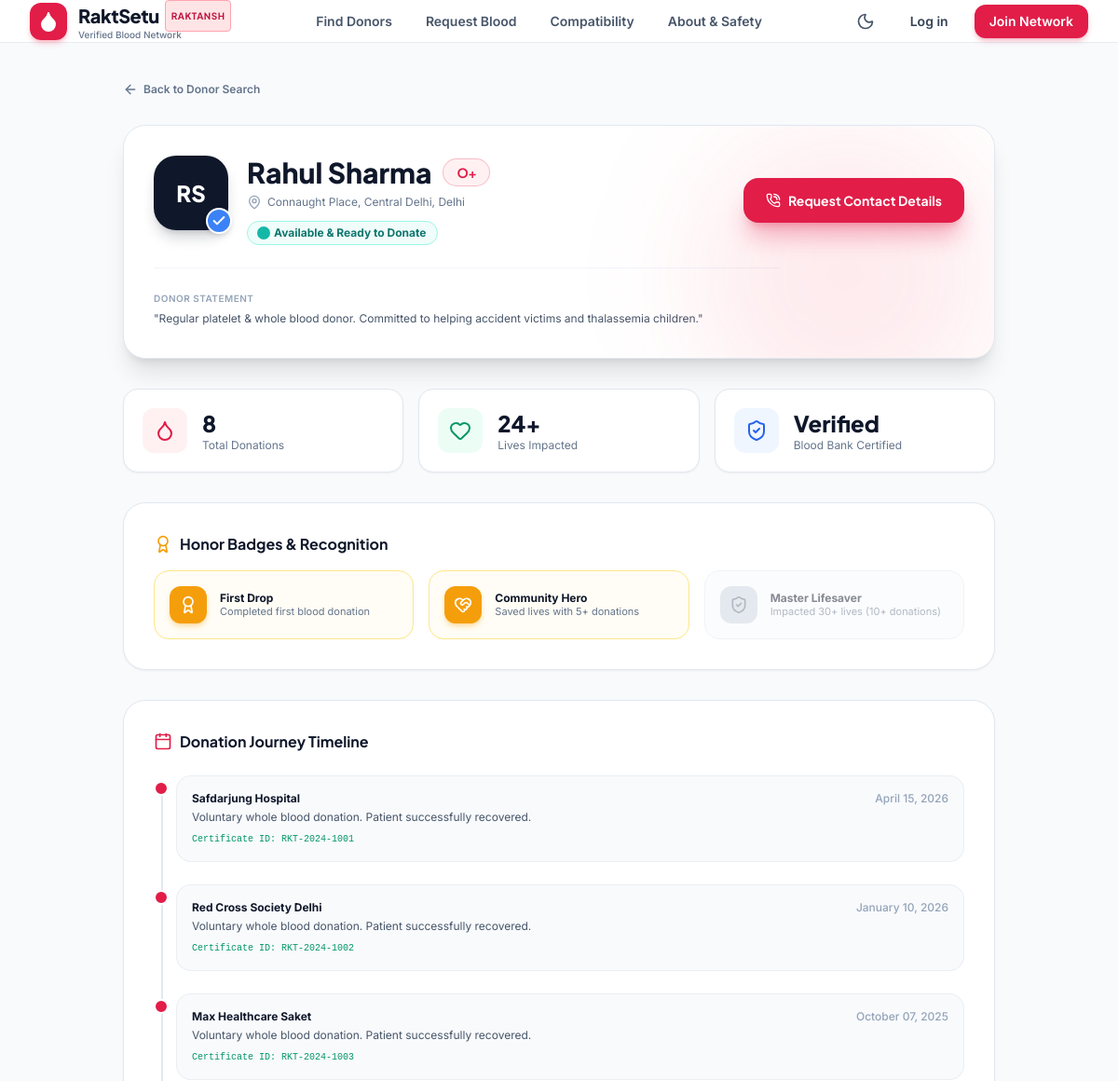
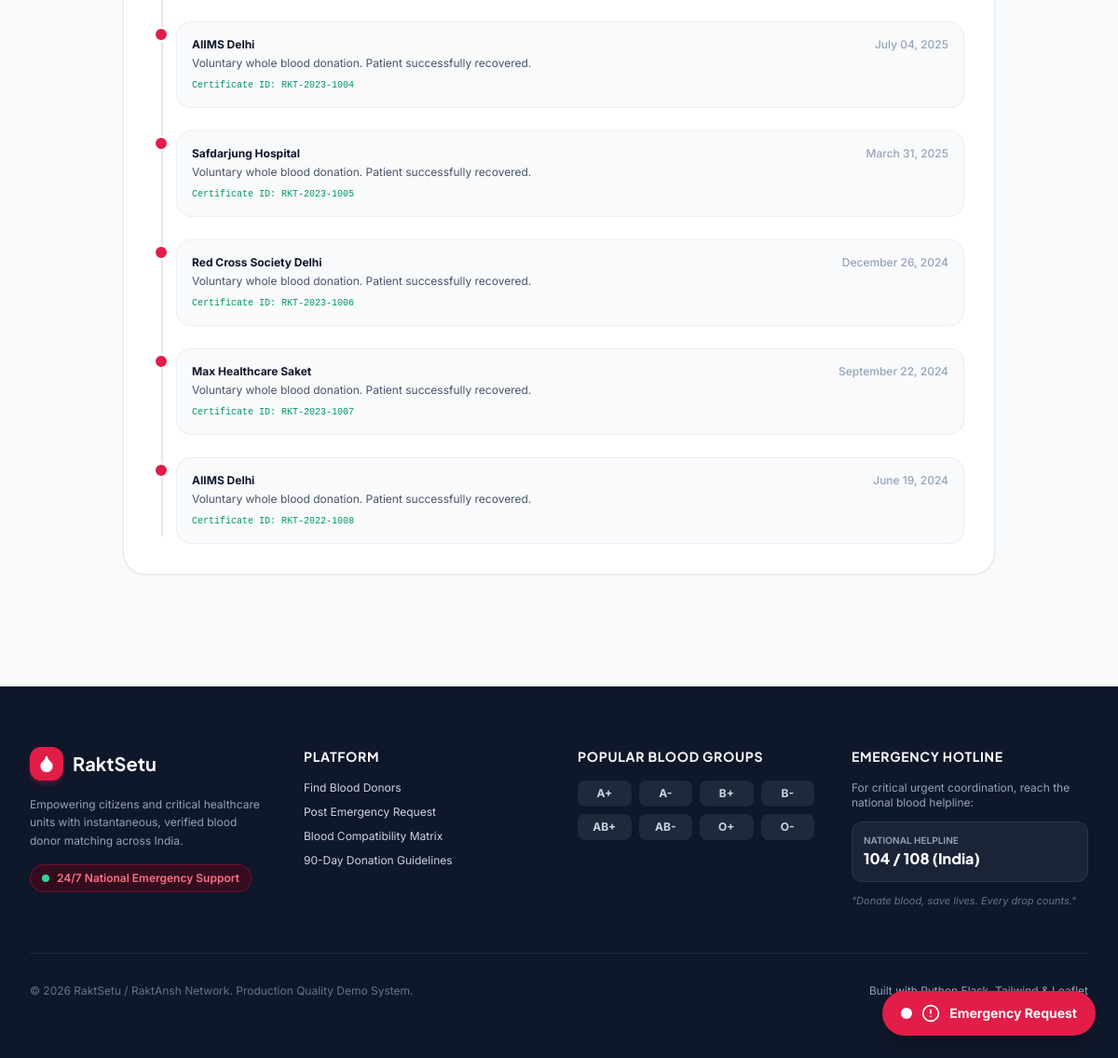
/donor/3, run on the app's committed database (2 pictures, top to bottom).
### app.py (models this page shows, shortened)
class User(UserMixin, db.Model):
    __tablename__ = 'users'
    id = db.Column(db.Integer, primary_key=True)
    name = db.Column(db.String(100), nullable=False)
    email = db.Column(db.String(120), unique=True, nullable=False, index=True)
    password_hash = db.Column(db.String(255), nullable=False)
    role = db.Column(db.String(20), default='donor') # 'donor', 'seeker', 'admin'
    blood_group = db.Column(db.String(5), nullable=False) # 'A+', 'O-', etc.
    city = db.Column(db.String(100), default='New Delhi')
    state = db.Column(db.String(100), default='Delhi')
    pincode = db.Column(db.String(10), default='110001')
    address = db.Column(db.String(255), default='')
    latitude = db.Column(db.Float, default=28.6139)
    longitude = db.Column(db.Float, default=77.2090)
    phone = db.Column(db.String(20), default='')
    is_available = db.Column(db.Boolean, default=True)
    is_verified = db.Column(db.Boolean, default=True)
    total_donations = db.Column(db.Integer, default=0)
    last_donation_date = db.Column(db.Date, nullable=True)
    bio = db.Column(db.Text, default='')
    created_at = db.Column(db.DateTime, default=datetime.utcnow)
    requests = db.relationship('DonationRequest', backref='requester', lazy='dynamic')
    responses = db.relationship('RequestResponse', backref='donor', lazy='dynamic')
    donations = db.relationship('DonationHistory', backref='donor', lazy='dynamic', order_by='DonationHistory.donation_date.desc()')
    notifications = db.relationship('Notification', backref='user', lazy='dynamic', order_by='Notification.created_at.desc()')
    def days_until_eligible(self):
        if not self.last_donation_date:
            return 0
        days_passed = (date.today() - self.last_donation_date).days
        remaining = 90 - days_passed
        return max(0, remaining)
    def can_donate_now(self):
        return self.is_available and (self.days_until_eligible() == 0)
    def lives_impacted(self):
        return max(self.total_donations * 3, 0)
    def initials(self):
        parts = self.name.split()
        if len(parts) >= 2:
            return (parts[0][0] + parts[1][0]).upper()
        return self.name[:2].upper()
    def badges(self):
        return [
            {
                'id': 'first_donation',
                'title': 'First Drop',
                'description': 'Completed first blood donation',
                'icon': 'award',
                'unlocked': self.total_donations >= 1
            },
            {
                'id': 'hero_5',
                'title': 'Community Hero',
                'description': 'Saved lives with 5+ donations',
                'icon': 'heart-handshake',
                'unlocked': self.total_donations >= 5
            },
            {
                'id': 'lifesaver_10',
                'title': 'Master Lifesaver',
                'description': 'Impacted 30+ lives (10+ donations)',
                'icon': 'shield-check',
                'unlocked': self.total_donations >= 10
            }
        ]

class DonationHistory(db.Model):
    __tablename__ = 'donation_history'
    id = db.Column(db.Integer, primary_key=True)
    donor_id = db.Column(db.Integer, db.ForeignKey('users.id'), nullable=False)
    hospital_name = db.Column(db.String(150), nullable=False)
    blood_group = db.Column(db.String(5), nullable=False)
    units_donated = db.Column(db.Integer, default=1)
    donation_date = db.Column(db.Date, nullable=False)
    certificate_id = db.Column(db.String(50), default='')
    notes = db.Column(db.String(255), default='')

### app.py (the view)
@app.route('/donor/<int:donor_id>')
def donor_profile(donor_id):
    donor = User.query.get_or_404(donor_id)
    donation_history = DonationHistory.query.filter_by(donor_id=donor.id).order_by(DonationHistory.donation_date.desc()).all()
    badges = donor.badges()
    return render_template(
        'donor_profile.html',
        donor=donor,
        donation_history=donation_history,
        badges=badges
    )

### templates/donor_profile.html (shortened to what this page needs)
{% extends "base.html" %}
{% block content %}
<div class="max-w-[1000px] mx-auto px-4 sm:px-6 lg:px-8 py-10" x-data="{ contactModalOpen: false }">
  <div class="mb-6">
    <a href="{{ url_for('search') }}" class="inline-flex items-center gap-1.5 text-xs font-semibold text-slate-500 hover:text-rose-600 dark:hover:text-rose-400 transition-colors">
      <i data-lucide="arrow-left" class="w-4 h-4"></i>
      <span>Back to Donor Search</span>
    </a>
  </div>
  <div class="bg-white dark:bg-[#111A2E] rounded-3xl p-6 sm:p-8 border border-slate-200 dark:border-slate-800 shadow-xl mb-8 relative overflow-hidden">
    <div class="absolute top-0 right-0 w-80 h-80 bg-rose-500/10 dark:bg-rose-500/5 rounded-full blur-3xl pointer-events-none"></div>
    <div class="flex flex-col sm:flex-row sm:items-center justify-between gap-6 relative z-10">
      <div class="flex items-start gap-5">
        <div class="relative">
          <div class="w-20 h-20 rounded-3xl bg-slate-900 dark:bg-slate-800 text-white font-extrabold font-heading text-2xl flex items-center justify-center shadow-lg shadow-slate-900/20">
            {{ donor.initials() }}
          </div>
          {% if donor.is_verified %}
          <div class="absolute -bottom-1 -right-1 w-7 h-7 rounded-full bg-blue-500 text-white flex items-center justify-center shadow-md border-2 border-white dark:border-slate-800" title="Verified Medical Volunteer">
            <i data-lucide="check" class="w-4 h-4 stroke-[3]"></i>
          </div>
          {% endif %}
        </div>
        <div>
          <div class="flex items-center gap-3 flex-wrap">
            <h1 class="text-2xl sm:text-3xl font-extrabold font-heading text-slate-900 dark:text-white">{{ donor.name }}</h1>
            <span class="blood-badge text-sm px-3.5 py-1">{{ donor.blood_group }}</span>
          </div>
          <p class="text-xs text-slate-500 dark:text-slate-400 mt-1.5 flex items-center gap-1.5">
            <i data-lucide="map-pin" class="w-4 h-4 text-slate-400"></i>
            {{ donor.address or donor.city }}, {{ donor.state }}
          </p>
          <div class="mt-3 flex items-center gap-2">
            {% if donor.can_donate_now() %}
            <span class="inline-flex items-center gap-1.5 px-3 py-1 rounded-full bg-teal-50 dark:bg-teal-950/60 text-teal-700 dark:text-teal-300 text-xs font-bold border border-teal-200 dark:border-teal-800">
              <span class="w-2.5 h-2.5 rounded-full bg-teal-500 pulse-teal"></span>
              Available & Ready to Donate
            </span>
            {% endif %}
          </div>
        </div>
      </div>
      <div>
        <button
          type="button"
          @click="contactModalOpen = true"
          class="w-full sm:w-auto px-6 py-3.5 rounded-2xl bg-rose-600 hover:bg-rose-700 text-white font-heading font-bold text-sm shadow-xl shadow-rose-600/30 active:scale-95 transition-all flex items-center justify-center gap-2">
          <i data-lucide="phone-call" class="w-4 h-4"></i>
          <span>Request Contact Details</span>
        </button>
      </div>
    </div>
    {% if donor.bio %}
    <div class="mt-6 pt-6 border-t border-slate-100 dark:border-slate-800 text-xs text-slate-600 dark:text-slate-300 leading-relaxed max-w-2xl">
      <p class="font-semibold text-slate-400 text-[10px] uppercase tracking-wider mb-1">Donor Statement</p>
      "{{ donor.bio }}"
    </div>
    {% endif %}
  </div>
  <div class="grid grid-cols-1 sm:grid-cols-3 gap-4 mb-8">
    <div class="bg-white dark:bg-[#111A2E] rounded-2xl p-5 border border-slate-200 dark:border-slate-800 shadow-sm flex items-center gap-4">
      <div class="w-12 h-12 rounded-xl bg-rose-50 dark:bg-rose-950 text-rose-600 flex items-center justify-center">
        <i data-lucide="droplet" class="w-6 h-6"></i>
      </div>
      <div>
        <p class="text-2xl font-extrabold font-heading text-slate-900 dark:text-white">{{ donor.total_donations }}</p>
        <p class="text-xs text-slate-500 dark:text-slate-400">Total Donations</p>
      </div>
    </div>
    <div class="bg-white dark:bg-[#111A2E] rounded-2xl p-5 border border-slate-200 dark:border-slate-800 shadow-sm flex items-center gap-4">
      <div class="w-12 h-12 rounded-xl bg-emerald-50 dark:bg-emerald-950 text-emerald-600 flex items-center justify-center">
        <i data-lucide="heart" class="w-6 h-6"></i>
      </div>
      <div>
        <p class="text-2xl font-extrabold font-heading text-slate-900 dark:text-white">{{ donor.lives_impacted() }}+</p>
        <p class="text-xs text-slate-500 dark:text-slate-400">Lives Impacted</p>
      </div>
    </div>
    <div class="bg-white dark:bg-[#111A2E] rounded-2xl p-5 border border-slate-200 dark:border-slate-800 shadow-sm flex items-center gap-4">
      <div class="w-12 h-12 rounded-xl bg-blue-50 dark:bg-blue-950 text-blue-600 flex items-center justify-center">
        <i data-lucide="shield-check" class="w-6 h-6"></i>
      </div>
      <div>
        <p class="text-2xl font-extrabold font-heading text-slate-900 dark:text-white">Verified</p>
        <p class="text-xs text-slate-500 dark:text-slate-400">Blood Bank Certified</p>
      </div>
    </div>
  </div>
  <div class="bg-white dark:bg-[#111A2E] rounded-3xl p-6 sm:p-8 border border-slate-200 dark:border-slate-800 shadow-sm mb-8">
    <h3 class="text-base font-bold font-heading text-slate-900 dark:text-white mb-4 flex items-center gap-2">
      <i data-lucide="award" class="w-5 h-5 text-amber-500"></i>
      Honor Badges & Recognition
    </h3>
    <div class="grid grid-cols-1 sm:grid-cols-3 gap-4">
      {% for b in badges %}
      <div class="p-4 rounded-2xl border transition-all flex items-center gap-3.5 {% if b.unlocked %}bg-amber-50/50 dark:bg-amber-950/20 border-amber-200 dark:border-amber-800{% else %}bg-slate-50 dark:bg-slate-800/40 border-slate-200 dark:border-slate-800 opacity-50{% endif %}">
        <div class="w-10 h-10 rounded-xl flex items-center justify-center text-lg {% if b.unlocked %}bg-amber-500 text-white shadow-md shadow-amber-500/30{% else %}bg-slate-300 dark:bg-slate-700 text-slate-500{% endif %}">
          <i data-lucide="{{ b.icon }}" class="w-5 h-5"></i>
        </div>
        <div>
          <p class="font-bold text-xs text-slate-900 dark:text-white">{{ b.title }}</p>
          <p class="text-[11px] text-slate-500 dark:text-slate-400 leading-tight">{{ b.description }}</p>
        </div>
      </div>
      {% endfor %}
    </div>
  </div>
  <div class="bg-white dark:bg-[#111A2E] rounded-3xl p-6 sm:p-8 border border-slate-200 dark:border-slate-800 shadow-sm">
    <h3 class="text-base font-bold font-heading text-slate-900 dark:text-white mb-6 flex items-center gap-2">
      <i data-lucide="calendar" class="w-5 h-5 text-rose-600"></i>
      Donation Journey Timeline
    </h3>
    {% if donation_history %}
    <div class="relative pl-6 space-y-6 before:absolute before:left-2 before:top-2 before:bottom-2 before:w-0.5 before:bg-slate-200 dark:before:bg-slate-800">
      {% for don in donation_history %}
      <div class="relative">
        <div class="absolute -left-6 top-1.5 w-4 h-4 rounded-full bg-rose-600 border-2 border-white dark:border-[#111A2E]"></div>
        <div class="bg-slate-50 dark:bg-slate-800/50 p-4 rounded-2xl border border-slate-200/60 dark:border-slate-700/60">
          <div class="flex items-center justify-between text-xs mb-1">
            <span class="font-bold text-slate-900 dark:text-white">{{ don.hospital_name }}</span>
            <span class="text-slate-400 font-medium">{{ don.donation_date.strftime('%B %d, %Y') }}</span>
          </div>
          <p class="text-xs text-slate-600 dark:text-slate-300">{{ don.notes or 'Voluntary whole blood donation.' }}</p>
          {% if don.certificate_id %}
          <div class="mt-2 text-[10px] font-mono text-emerald-600 dark:text-emerald-400">
            Certificate ID: {{ don.certificate_id }}
          </div>
          {% endif %}
        </div>
      </div>
      {% endfor %}
    </div>
    {% else %}
    <div class="text-center py-8 text-slate-400 text-xs">
      <i data-lucide="calendar" class="w-8 h-8 mx-auto mb-2 opacity-40"></i>
      No recorded public donation records yet.
    </div>
    {% endif %}
  </div>
</div>
{% endblock %}

### data on the page
User: initials "RS", name "Rahul Sharma", blood_group "O+", address "Connaught Place, Central Delhi", state "Delhi", bio "Regular platelet & whole blood donor. Committed to helping accident victims and thalassemia children.", total_donations "8", lives_impacted "24"
DonationHistory: hospital_name "Safdarjung Hospital", donation_date "April 15, 2026", notes "Voluntary whole blood donation. Patient successfully recovered.", certificate_id "RKT-2024-1001"
DonationHistory: hospital_name "Red Cross Society Delhi", donation_date "January 10, 2026", notes "Voluntary whole blood donation. Patient successfully recovered.", certificate_id "RKT-2024-1002"
DonationHistory: hospital_name "Max Healthcare Saket", donation_date "October 07, 2025", notes "Voluntary whole blood donation. Patient successfully recovered.", certificate_id "RKT-2024-1003"
DonationHistory: hospital_name "AIIMS Delhi", donation_date "July 04, 2025", notes "Voluntary whole blood donation. Patient successfully recovered.", certificate_id "RKT-2023-1004"
DonationHistory: hospital_name "Safdarjung Hospital", donation_date "March 31, 2025", notes "Voluntary whole blood donation. Patient successfully recovered.", certificate_id "RKT-2023-1005"
DonationHistory: hospital_name "Red Cross Society Delhi", donation_date "December 26, 2024", notes "Voluntary whole blood donation. Patient successfully recovered.", certificate_id "RKT-2023-1006"
DonationHistory: hospital_name "Max Healthcare Saket", donation_date "September 22, 2024", notes "Voluntary whole blood donation. Patient successfully recovered.", certificate_id "RKT-2023-1007"
DonationHistory: hospital_name "AIIMS Delhi", donation_date "June 19, 2024", notes "Voluntary whole blood donation. Patient successfully recovered.", certificate_id "RKT-2022-1008"

### other printed values
{{ b.title }} "First Drop" "Community Hero" "Master Lifesaver"
{{ b.description }} "Completed first blood donation" "Saved lives with 5+ donations" "Impacted 30+ lives (10+ donations)"
{{ bg }} "A+" "A-" "B+" "B-" "AB+" "AB-" "O+" "O-"
